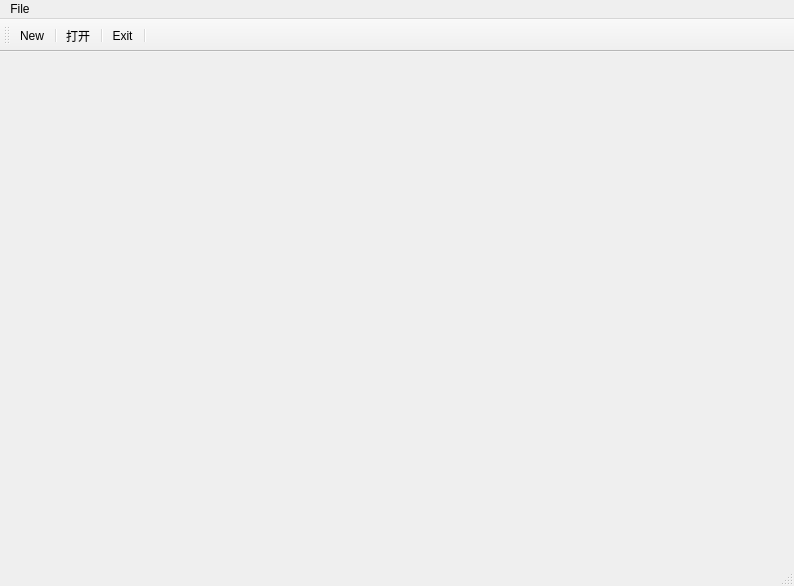
<?xml version="1.0" encoding="UTF-8"?>
<ui version="4.0">
 <class>MainWindow</class>
 <widget class="QMainWindow" name="MainWindow">
  <property name="geometry">
   <rect>
    <x>0</x>
    <y>0</y>
    <width>794</width>
    <height>586</height>
   </rect>
  </property>
  <property name="windowTitle">
   <string>MainWindow</string>
  </property>
  <widget class="QWidget" name="centralwidget"/>
  <widget class="QMenuBar" name="menubar">
   <property name="geometry">
    <rect>
     <x>0</x>
     <y>0</y>
     <width>794</width>
     <height>23</height>
    </rect>
   </property>
   <widget class="QMenu" name="menuFile">
    <property name="title">
     <string>File</string>
    </property>
    <addaction name="actionNew"/>
    <addaction name="separator"/>
    <addaction name="actionOpen"/>
    <addaction name="separator"/>
    <addaction name="actionExit"/>
   </widget>
   <addaction name="menuFile"/>
  </widget>
  <widget class="QStatusBar" name="statusbar"/>
  <widget class="QToolBar" name="toolBar">
   <property name="windowTitle">
    <string>toolBar</string>
   </property>
   <attribute name="toolBarArea">
    <enum>TopToolBarArea</enum>
   </attribute>
   <attribute name="toolBarBreak">
    <bool>false</bool>
   </attribute>
   <addaction name="actionNew"/>
   <addaction name="separator"/>
   <addaction name="actionOpen"/>
   <addaction name="separator"/>
   <addaction name="actionExit"/>
   <addaction name="separator"/>
  </widget>
  <action name="actionNew">
   <property name="text">
    <string>New</string>
   </property>
   <property name="toolTip">
    <string>open new file</string>
   </property>
   <property name="shortcut">
    <string>Ctrl+N</string>
   </property>
  </action>
  <action name="actionOpen">
   <property name="text">
    <string>打开</string>
   </property>
  </action>
  <action name="actionExit">
   <property name="text">
    <string>Exit</string>
   </property>
  </action>
 </widget>
 <resources/>
 <connections/>
</ui>
